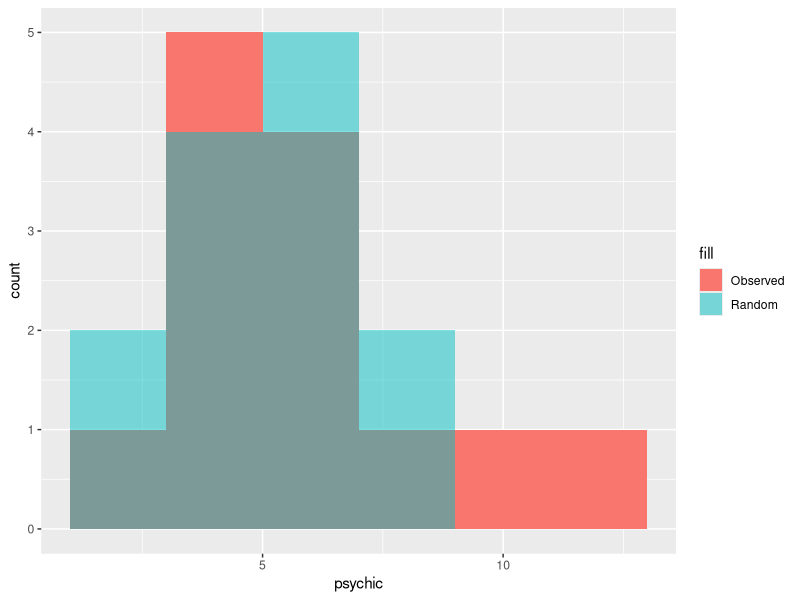

The R script that drew this image: (Note: this script raises an error after producing the figure.)
#Load library
library(ggplot2)

#Load observed data
psychic <- c(4,4,7,4,8,1,6,6,5,13,4,7,10)

#Generate Random Data 
rand = rbinom(13,25,0.2)

#Compile data into data frame
psy <- data.frame(psy = psychic, rand = rand)

#Plot
ggplot(data=psy)+geom_histogram(aes(x=psychic,fill='Observed'),binwidth=2)+geom_histogram(alpha=0.5,aes(x=rand,fill='Random'),binwidth=2)

#new data frame
psy2 <- data.frame(psy=rep(psychic,100),rand=rbinom(1300,25,0.2))

#new plot
ggplot(data=psy2)+geom_histogram(aes(x=psychic,fill='Observed'),binwidth=2)+geom_histogram(alpha=0.5,aes(x=rand,fill='Random'),binwidth=2)